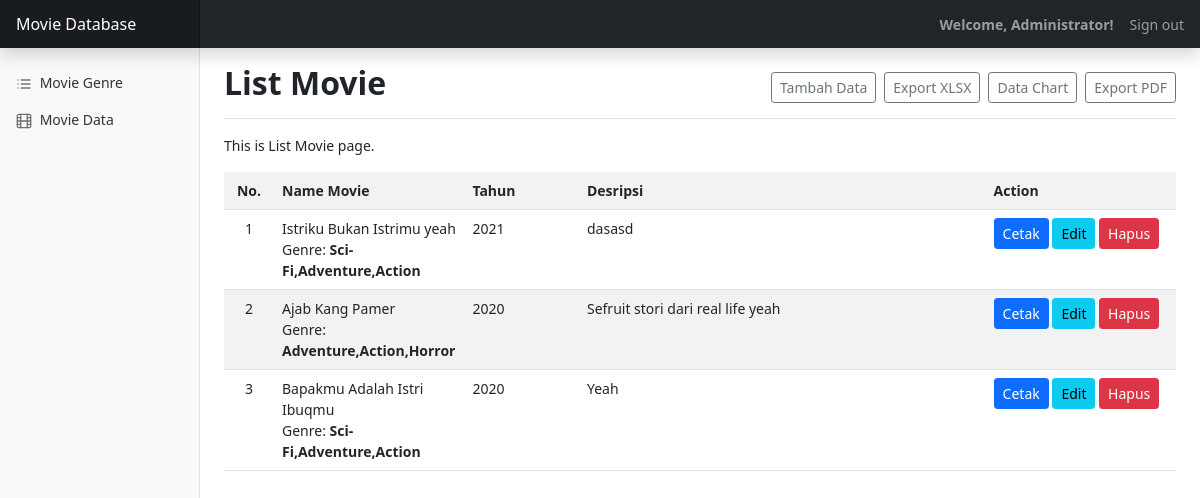
The page /?page=movie_list (signed in) on the database its author committed.
### tables this page shows
CREATE TABLE IF NOT EXISTS `modul` (
  `id_modul` int(11) NOT NULL AUTO_INCREMENT,
  `nm_modul` varchar(255) DEFAULT NULL,
  `judul_modul` varchar(255) NOT NULL,
  `icon_modul` varchar(255) NOT NULL,
  `deleted_at` datetime DEFAULT NULL,
  `created_at` datetime DEFAULT NULL,
  `updated_at` datetime DEFAULT NULL,
  PRIMARY KEY (`id_modul`)
);

CREATE TABLE IF NOT EXISTS `movie` (
  `id_movie` int(11) NOT NULL AUTO_INCREMENT,
  `judul_movie` varchar(255) NOT NULL,
  `tahun` year(4) NOT NULL,
  `deskripsi` text NOT NULL,
  `deleted_at` datetime DEFAULT NULL,
  `created_at` datetime NOT NULL,
  `updated_at` datetime NOT NULL,
  PRIMARY KEY (`id_movie`)
);

### index.php (the view, shortened to what this page needs)
<!doctype html>
<html lang="en">
<head>
    <link href="https://cdn.jsdelivr.net/npm/bootstrap@5.1.3/dist/css/bootstrap.min.css" rel="stylesheet"
>
    <link href="assets/css/dashboard.css" rel="stylesheet">
</head>
<body>
    <?php
require_once "libraries/koneksi.php";
$sql = "select m.*
from modul_role as mr
join modul as m on m.id_modul=mr.id_modul
where mr.id_role=".$_SESSION['id_role']." and mr.deleted_at is null and m.deleted_at is null";
$menu = mysqli_query($koneksi, $sql);
?>
    <header class="navbar navbar-dark sticky-top bg-dark flex-md-nowrap p-0 shadow">
        <a class="navbar-brand col-md-3 col-lg-2 me-0 px-3" href="#">Movie Database</a>
        <?php if (isset($_SESSION['is_logged_in'])): ?>
        <span class="navbar-text ms-auto fw-bold">
            Welcome, <?php echo $_SESSION['nama']; ?>!
        </span>
        <div class="navbar-nav">
            <div class="nav-item text-nowrap">
                <a class="nav-link px-3" href="?page=logout">Sign out</a>
            </div>
        </div>
        <?php endif?>
    </header>
    <div class="container-fluid">
        <div class="row">
            <?php if (isset($_SESSION['is_logged_in'])): ?>
            <nav id="sidebarMenu" class="col-md-3 col-lg-2 d-md-block bg-light sidebar collapse">
                <div class="position-sticky pt-3">
                    <ul class="nav flex-column">
                        <?php while ($row = mysqli_fetch_assoc($menu)): ?>
                        <li class="nav-item">
                            <a class="nav-link" href="?page=<?php echo $row['nm_modul']; ?>">
                                <span data-feather="<?php echo $row['icon_modul']; ?>"></span>
                                <?php echo $row['judul_modul']; ?>
                            </a>
                        </li>
                        <?php endwhile;?>
                    </ul>
                </div>
            </nav>
            <?php endif?>
            <main class="col-md-9 ms-sm-auto col-lg-10 px-md-4">
                <?php
if (isset($_GET['page']) == false) {
    $halaman = "login";
} else {
    $halaman = $_GET['page'];
}
require_once "pages/" . $halaman . ".php";
?>
            </main>
        </div>
    </div>
</body>
</html>

### pages/movie_list.php (shortened to what this page needs)
<div class="d-flex justify-content-between flex-wrap flex-md-nowrap align-items-center pt-3 pb-2 mb-3 border-bottom">
    <h1 class="h2 fw-bold">List Movie</h1>
    <div class="btn-toolbar mb-2 mb-md-0">
        <a href="?page=movie_create" type="button" class="btn btn-sm btn-outline-secondary me-2">Tambah Data</a>
        <a href="?page=movie_excel" type="button" class="btn btn-sm btn-outline-secondary me-2">Export XLSX</a>
        <a href="?page=movie_chart" type="button" class="btn btn-sm btn-outline-secondary me-2">Data Chart</a>
        <a href="?page=movie_pdf" type="button" class="btn btn-sm btn-outline-secondary">Export PDF</a>
    </div>
</div>
<?php
$sql = "SELECT m.*,group_concat(g.nama_genre) as genre
FROM `movie_genre` as mg
join movie as m on m.id_movie=mg.id_movie
join genre as g on g.id_genre=mg.id_genre
where mg.deleted_at is null and m.deleted_at is null
group by id_movie";
$result = mysqli_query($koneksi, $sql);
$is_boleh_edit = cek_akses($koneksi, 2, $_SESSION['id_role'], "update");
$is_boleh_hapus = cek_akses($koneksi, 2, $_SESSION['id_role'], "delete");
?>
<p>This is List Movie page.</p>
<table class="table table-striped">
    <tr>
        <th width="50px" class="text-center">No.</th>
        <th>Name Movie</th>
        <th>Tahun</th>
        <th>Desripsi</th>
        <th width="20%">Action</th>
    </tr>
    <?php
$no = 0;
foreach ($result as $res) {
    $no++;
    $btn = [];
    $btn[] = "<a href='?page=movie_word&id_movie=" . $res['id_movie'] . "' class='btn btn-sm btn-primary'>Cetak</a>";
    if ($is_boleh_edit == true) {
        $btn[] = "<a href='?page=movie_edit&id_movie=" . $res['id_movie'] . "' class='btn btn-sm btn-info'>Edit</a>";
    }
    if ($is_boleh_hapus == true) {
        $btn[] = "<a href='?page=movie_delete&id_movie=" . $res['id_movie'] . "' class='btn btn-sm btn-danger'>Hapus</a>";
    }
    echo '<tr>
            <td class="text-center">' . $no . "</td>
            <td width='20%'>" . $res['judul_movie'] ."</br>Genre: <strong>".$res['genre']. "</strong></td>
            <td>" . $res['tahun'] . "</td>
            <td>" . $res['deskripsi'] . "</td>
            <td>
                " . implode(" ", $btn) . "
            </td>
            </tr>";
}
?>
</table>

### assets/css/dashboard.css (style rules this page uses)
body { font-size: .875rem; }
.feather { width: 16px; height: 16px; vertical-align: text-bottom; }
.sidebar { position: fixed; top: 0; bottom: 0; left: 0; z-index: 100; padding: 48px 0 0; box-shadow: inset -1px 0 0 rgba(0, 0, 0, .1); }
.sidebar .nav-link { font-weight: 500; color: #333; }
.sidebar .nav-link .feather { margin-right: 4px; color: #727272; }
.navbar-brand { padding-top: .75rem; padding-bottom: .75rem; font-size: 1rem; background-color: rgba(0, 0, 0, .25); box-shadow: inset -1px 0 0 rgba(0, 0, 0, .25); }

### rows shown on the page
modul: judul_modul "Movie Genre"
modul: judul_modul "Movie Data"
movie: judul_movie "Istriku Bukan Istrimu yeah", genre "Sci-Fi,Adventure,Action", tahun "2021", deskripsi "dasasd"
movie: judul_movie "Ajab Kang Pamer", genre "Adventure,Action,Horror", tahun "2020", deskripsi "Sefruit stori dari real life yeah"
movie: judul_movie "Bapakmu Adalah Istri Ibuqmu", genre "Sci-Fi,Adventure,Action", tahun "2020", deskripsi "Yeah"

### other values the page prints
$_SESSION['nama'] "Administrator"
